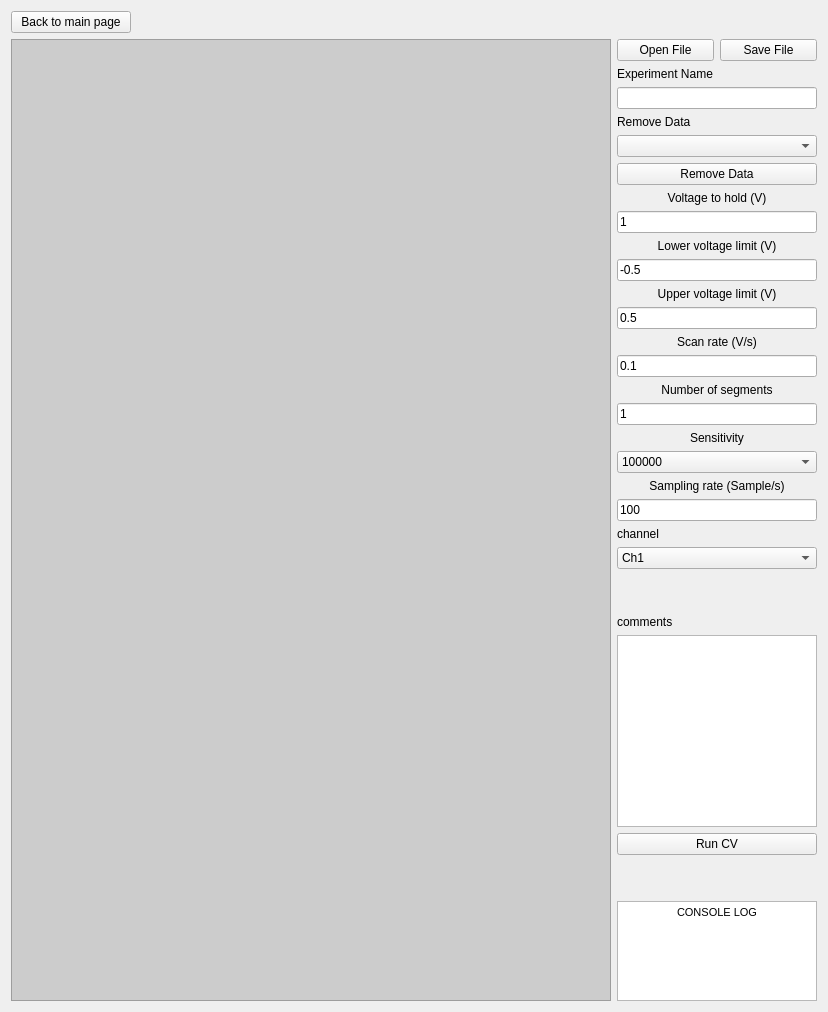
      <widget class="QWidget" name="cv_page">
       <layout class="QVBoxLayout" name="verticalLayout_6">
        <item>
         <widget class="QPushButton" name="cv_to_main_button">
          <property name="sizePolicy">
           <sizepolicy hsizetype="Minimum" vsizetype="Fixed">
            <horstretch>0</horstretch>
            <verstretch>0</verstretch>
           </sizepolicy>
          </property>
          <property name="maximumSize">
           <size>
            <width>120</width>
            <height>16777215</height>
           </size>
          </property>
          <property name="layoutDirection">
           <enum>Qt::LeftToRight</enum>
          </property>
          <property name="styleSheet">
           <string notr="true"/>
          </property>
          <property name="text">
           <string>Back to main page</string>
          </property>
          <property name="icon">
           <iconset theme="SP_ArrowBack"/>
          </property>
         </widget>
        </item>
        <item>
         <layout class="QHBoxLayout" name="cv_horizontal_layout">
          <item>
           <widget class="QGraphicsView" name="cv_plot_widget_container">
            <property name="minimumSize">
             <size>
              <width>600</width>
              <height>300</height>
             </size>
            </property>
            <property name="styleSheet">
             <string notr="true">background-color:#CCCCCC;</string>
            </property>
           </widget>
          </item>
          <item>
           <layout class="QVBoxLayout" name="cv_parameters">
            <property name="spacing">
             <number>6</number>
            </property>
            <item>
             <layout class="QGridLayout" name="cv_file_layout">
              <item row="0" column="0">
               <widget class="QPushButton" name="cv_open_file_button">
                <property name="text">
                 <string>Open File</string>
                </property>
               </widget>
              </item>
              <item row="0" column="1">
               <widget class="QPushButton" name="cv_save_file_button">
                <property name="text">
                 <string>Save File</string>
                </property>
               </widget>
              </item>
             </layout>
            </item>
            <item>
             <widget class="QLabel" name="label_3">
              <property name="text">
               <string>Experiment Name</string>
              </property>
             </widget>
            </item>
            <item>
             <widget class="QLineEdit" name="cv_experiment_name">
              <property name="sizePolicy">
               <sizepolicy hsizetype="Ignored" vsizetype="Fixed">
                <horstretch>0</horstretch>
                <verstretch>0</verstretch>
               </sizepolicy>
              </property>
             </widget>
            </item>
            <item>
             <widget class="QLabel" name="label_2">
              <property name="text">
               <string>Remove Data</string>
              </property>
             </widget>
            </item>
            <item>
             <widget class="QComboBox" name="cv_remove_data_combo_box"/>
            </item>
            <item>
             <widget class="QPushButton" name="cv_remove_data_button">
              <property name="text">
               <string>Remove Data</string>
              </property>
             </widget>
            </item>
            <item>
             <widget class="QLabel" name="cv_voltage_to_hold_label">
              <property name="sizePolicy">
               <sizepolicy hsizetype="Ignored" vsizetype="Fixed">
                <horstretch>0</horstretch>
                <verstretch>0</verstretch>
               </sizepolicy>
              </property>
              <property name="text">
               <string>&lt;html&gt;&lt;head/&gt;&lt;body&gt;&lt;p align=&quot;center&quot;&gt;Voltage to hold (V)&lt;/p&gt;&lt;/body&gt;&lt;/html&gt;</string>
              </property>
             </widget>
            </item>
            <item>
             <widget class="QLineEdit" name="cv_voltage_to_hold">
              <property name="sizePolicy">
               <sizepolicy hsizetype="Ignored" vsizetype="Fixed">
                <horstretch>0</horstretch>
                <verstretch>0</verstretch>
               </sizepolicy>
              </property>
              <property name="text">
               <string>1</string>
              </property>
             </widget>
            </item>
            <item>
             <widget class="QLabel" name="cv_lower_voltage_label">
              <property name="text">
               <string>&lt;html&gt;&lt;head/&gt;&lt;body&gt;&lt;p align=&quot;center&quot;&gt;Lower voltage limit (V)&lt;/p&gt;&lt;/body&gt;&lt;/html&gt;</string>
              </property>
             </widget>
            </item>
            <item>
             <widget class="QLineEdit" name="cv_lower_voltage_limit">
              <property name="sizePolicy">
               <sizepolicy hsizetype="Ignored" vsizetype="Fixed">
                <horstretch>0</horstretch>
                <verstretch>0</verstretch>
               </sizepolicy>
              </property>
              <property name="text">
               <string>-0.5</string>
              </property>
             </widget>
            </item>
            <item>
             <widget class="QLabel" name="cv_upper_voltage_label">
              <property name="text">
               <string>&lt;html&gt;&lt;head/&gt;&lt;body&gt;&lt;p align=&quot;center&quot;&gt;Upper voltage limit (V)&lt;/p&gt;&lt;/body&gt;&lt;/html&gt;</string>
              </property>
             </widget>
            </item>
            <item>
             <widget class="QLineEdit" name="cv_upper_voltage_limit">
              <property name="sizePolicy">
               <sizepolicy hsizetype="Ignored" vsizetype="Fixed">
                <horstretch>0</horstretch>
                <verstretch>0</verstretch>
               </sizepolicy>
              </property>
              <property name="text">
               <string>0.5</string>
              </property>
             </widget>
            </item>
            <item>
             <widget class="QLabel" name="cv_scan_rate_label">
              <property name="text">
               <string>&lt;html&gt;&lt;head/&gt;&lt;body&gt;&lt;p align=&quot;center&quot;&gt;Scan rate (V/s)&lt;/p&gt;&lt;/body&gt;&lt;/html&gt;</string>
              </property>
             </widget>
            </item>
            <item>
             <widget class="QLineEdit" name="cv_scan_rate">
              <property name="sizePolicy">
               <sizepolicy hsizetype="Ignored" vsizetype="Fixed">
                <horstretch>0</horstretch>
                <verstretch>0</verstretch>
               </sizepolicy>
              </property>
              <property name="text">
               <string>0.1</string>
              </property>
             </widget>
            </item>
            <item>
             <widget class="QLabel" name="cv_segments_label">
              <property name="text">
               <string>&lt;html&gt;&lt;head/&gt;&lt;body&gt;&lt;p align=&quot;center&quot;&gt;Number of segments&lt;/p&gt;&lt;/body&gt;&lt;/html&gt;</string>
              </property>
             </widget>
            </item>
            <item>
             <widget class="QLineEdit" name="cv_number_of_segments">
              <property name="sizePolicy">
               <sizepolicy hsizetype="Ignored" vsizetype="Fixed">
                <horstretch>0</horstretch>
                <verstretch>0</verstretch>
               </sizepolicy>
              </property>
              <property name="text">
               <string>1</string>
              </property>
             </widget>
            </item>
            <item>
             <widget class="QLabel" name="cv_sensitivity_label">
              <property name="text">
               <string>&lt;html&gt;&lt;head/&gt;&lt;body&gt;&lt;p align=&quot;center&quot;&gt;Sensitivity&lt;/p&gt;&lt;/body&gt;&lt;/html&gt;</string>
              </property>
             </widget>
            </item>
            <item>
             <widget class="QComboBox" name="cv_sensitivity_combo_box">
              <item>
               <property name="text">
                <string>100000</string>
               </property>
              </item>
              <item>
               <property name="text">
                <string>1000</string>
               </property>
              </item>
              <item>
               <property name="text">
                <string>10000</string>
               </property>
              </item>
              <item>
               <property name="text">
                <string>1000000</string>
               </property>
              </item>
             </widget>
            </item>
            <item>
             <widget class="QLabel" name="cv_sampling_rate_label">
              <property name="text">
               <string>&lt;html&gt;&lt;head/&gt;&lt;body&gt;&lt;p align=&quot;center&quot;&gt;Sampling rate (Sample/s)&lt;/p&gt;&lt;/body&gt;&lt;/html&gt;</string>
              </property>
             </widget>
            </item>
            <item>
             <widget class="QLineEdit" name="cv_sampling_rate">
              <property name="sizePolicy">
               <sizepolicy hsizetype="Ignored" vsizetype="Fixed">
                <horstretch>0</horstretch>
                <verstretch>0</verstretch>
               </sizepolicy>
              </property>
              <property name="text">
               <string>100</string>
              </property>
             </widget>
            </item>
            <item>
             <widget class="QLabel" name="label">
              <property name="text">
               <string>channel</string>
              </property>
             </widget>
            </item>
            <item>
             <widget class="QComboBox" name="cv_channel_selector">
              <item>
               <property name="text">
                <string>Ch1</string>
               </property>
              </item>
              <item>
               <property name="text">
                <string>Ch2</string>
               </property>
              </item>
              <item>
               <property name="text">
                <string>Ch3</string>
               </property>
              </item>
              <item>
               <property name="text">
                <string>Ch4</string>
               </property>
              </item>
             </widget>
            </item>
            <item>
             <spacer name="cv_lower_spacer">
              <property name="orientation">
               <enum>Qt::Vertical</enum>
              </property>
              <property name="sizeType">
               <enum>QSizePolicy::Expanding</enum>
              </property>
              <property name="sizeHint" stdset="0">
               <size>
                <width>20</width>
                <height>40</height>
               </size>
              </property>
             </spacer>
            </item>
            <item>
             <widget class="QLabel" name="label_4">
              <property name="text">
               <string>comments</string>
              </property>
             </widget>
            </item>
            <item>
             <widget class="QTextEdit" name="cv_comments_textEdit">
              <property name="sizePolicy">
               <sizepolicy hsizetype="Ignored" vsizetype="Expanding">
                <horstretch>0</horstretch>
                <verstretch>0</verstretch>
               </sizepolicy>
              </property>
             </widget>
            </item>
            <item>
             <widget class="QPushButton" name="run_cv_button">
              <property name="sizePolicy">
               <sizepolicy hsizetype="Minimum" vsizetype="Fixed">
                <horstretch>0</horstretch>
                <verstretch>0</verstretch>
               </sizepolicy>
              </property>
              <property name="minimumSize">
               <size>
                <width>0</width>
                <height>0</height>
               </size>
              </property>
              <property name="text">
               <string>Run CV</string>
              </property>
             </widget>
            </item>
            <item>
             <spacer name="verticalSpacer_3">
              <property name="orientation">
               <enum>Qt::Vertical</enum>
              </property>
              <property name="sizeHint" stdset="0">
               <size>
                <width>20</width>
                <height>40</height>
               </size>
              </property>
             </spacer>
            </item>
            <item>
             <widget class="QTextEdit" name="cv_console_log">
              <property name="sizePolicy">
               <sizepolicy hsizetype="Minimum" vsizetype="Minimum">
                <horstretch>0</horstretch>
                <verstretch>0</verstretch>
               </sizepolicy>
              </property>
              <property name="maximumSize">
               <size>
                <width>200</width>
                <height>100</height>
               </size>
              </property>
              <property name="readOnly">
               <bool>true</bool>
              </property>
              <property name="html">
               <string>&lt;!DOCTYPE HTML PUBLIC &quot;-//W3C//DTD HTML 4.0//EN&quot; &quot;http://www.w3.org/TR/REC-html40/strict.dtd&quot;&gt;
&lt;html&gt;&lt;head&gt;&lt;meta name=&quot;qrichtext&quot; content=&quot;1&quot; /&gt;&lt;meta charset=&quot;utf-8&quot; /&gt;&lt;style type=&quot;text/css&quot;&gt;
p, li { white-space: pre-wrap; }
hr { height: 1px; border-width: 0; }
li.unchecked::marker { content: &quot;\2610&quot;; }
li.checked::marker { content: &quot;\2612&quot;; }
&lt;/style&gt;&lt;/head&gt;&lt;body style=&quot; font-family:'Segoe UI'; font-size:9pt; font-weight:400; font-style:normal;&quot;&gt;
&lt;p align=&quot;center&quot; style=&quot; margin-top:0px; margin-bottom:0px; margin-left:0px; margin-right:0px; -qt-block-indent:0; text-indent:0px;&quot;&gt;&lt;span style=&quot; font-family:'MS Shell Dlg 2'; font-size:8.25pt;&quot;&gt;CONSOLE LOG&lt;/span&gt;&lt;/p&gt;&lt;/body&gt;&lt;/html&gt;</string>
              </property>
             </widget>
            </item>
           </layout>
          </item>
         </layout>
        </item>
       </layout>
      </widget>
